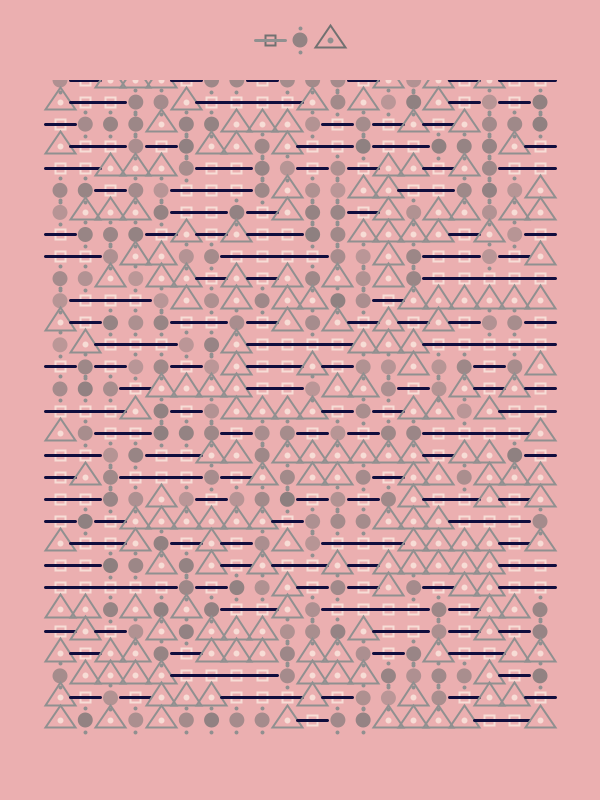
Frame 1 (no input)
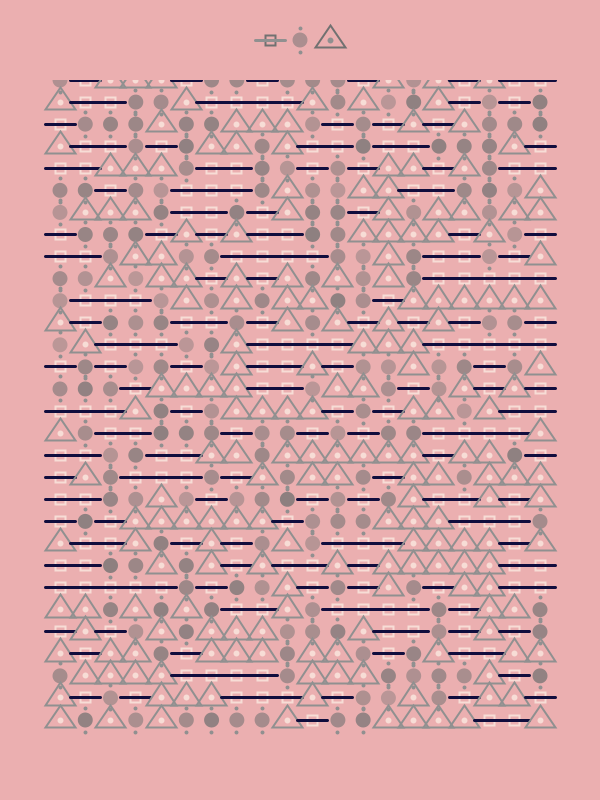
Frame 60 (the mouse pressed at the canvas centre just before this capture)
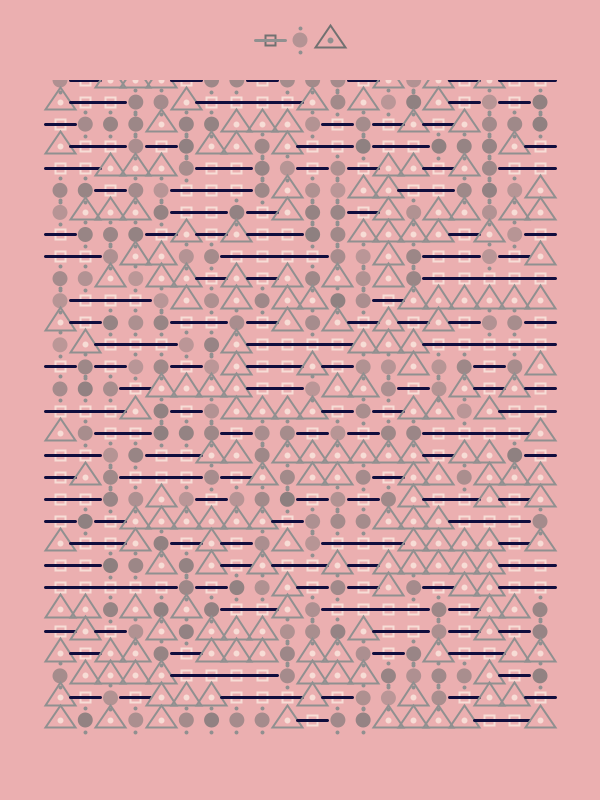
Frame 120 (the mouse held since frame 60 and released just before this capture)

The Processing sketch that drew these frames (run headless with seeded random() and noise(); from frame 60 on, the mouse is pressed at the canvas centre):

// Processing sketch: introBooleanFor
// ── introBooleanFor.pde
float x, y, vx, vy, t1, t2, t3, m, step, update, cambio;
color c0, c1, c2, c3;
boolean dibujar;

void setup() {
  size(600, 800);
  m = 40;
  t1 = 10; t2 = 15; t3 = 15;
  step =  .01;
  cambio = 1;
  c0 = color(#717171);
  c1 = color(#909090);
  c2 = color(#100D3D);
  c3 = color(#F7DDD6);

  dibujar = true;
}

void draw( ) {
  if (dibujar == true) {
    background(#EBAFB0);
    for(int i = 0; i < 20; i++) {
      for(int j = 0; j < 30; j++) {
        // convertir i en el ancho, y j en el alto
        float posx = map(i, 0, 19, width * .1, width * .9); // ancho
        float posy = map(j, 0, 29, height * .1, height * .9); // alto

        int r = (int)random(3);
        if(r == 0) {
          cuadradoLinea(posx, posy, t1, c3, c2);
        } else if (r == 1) {
          circuloPuntos(posx, posy, t2, c0, c1);
        } else {
          triangulo(posx, posy, t3, c1, c3);
        }
      }
    }
  }
  dibujar = false;
  // nuevo fondo
  noStroke();
  fill(#EBAFB0);
  rectMode(SQUARE);
  rect(0, 0, width, height * .1);
  cuadradoLinea(width * .45, 40, t1, c0, c1);
  circuloPuntos(width * .5, 40, t2, c0, c1);
  triangulo(width * .55, 40, t3, c0, c1);
}

void keyPressed() {
  if (key == '+') {
    dibujar = true;
  }
  if (key == '1') { t1 += 2;}
  if (key == '2') { t1 -= 2;}
  if (key == '3') { t2 += 2;}
  if (key == '4') { t2 -= 2;}
  if (key == '5') { t3 += 2;}
  if (key == '6') { t3 -= 2;}
}

// un cuadrado sin relleno cruzado horizontalmente por una línea
void cuadradoLinea(float x, float y, float t, color c1, color c2) {
  noFill();
  strokeWeight(2);
  stroke(c1);
  rectMode(CENTER);
  rect(x, y, t, t);

  strokeWeight(3);
  stroke(c2);
  line(x - t * 1.5, y, x + t * 1.5, y);
}

// un círculo lleno con dos puntos verticales
void circuloPuntos(float x, float y, float t, color c1, color c2) {
  noStroke();
  fill(c1, random(100, 200));
  ellipse(x, y, t, t);

  strokeWeight(4);
  stroke(c2);
  point(x, y - t * .8);
  point(x, y + t * .8);
}

void triangulo(float x, float y, float t, color c1, color c2) {
  noFill();
  strokeWeight(2);
  stroke(c1);
  triangle(x-t, y + t/2, x+t, y + t/2, x, y - t);

  strokeWeight(6);
  stroke(c2);
  point(x, y);
}
